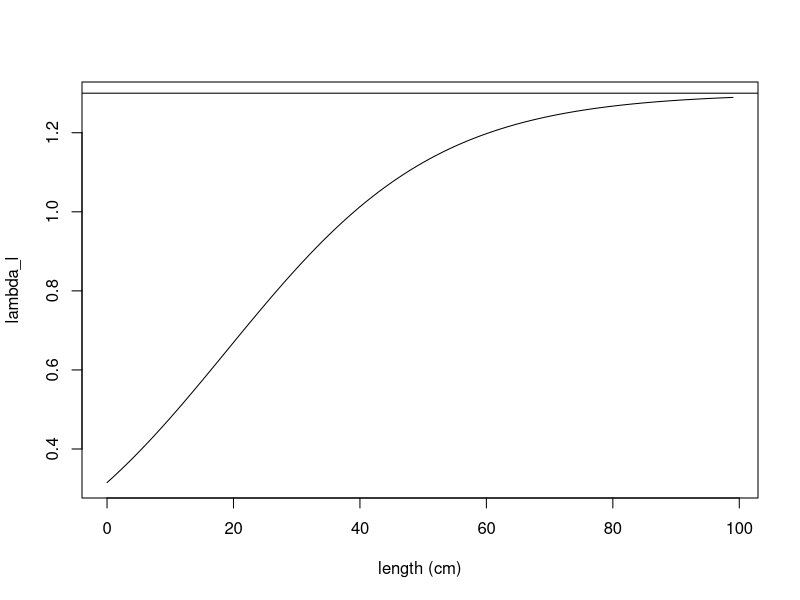
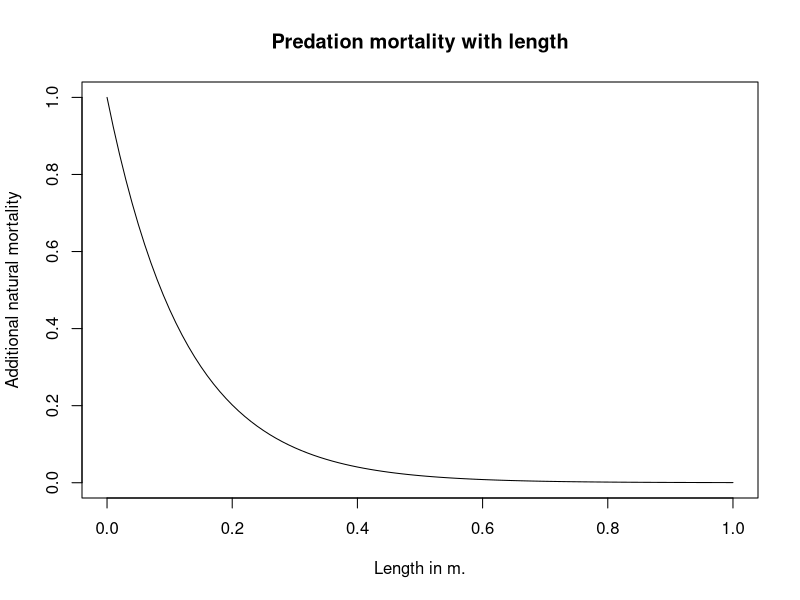
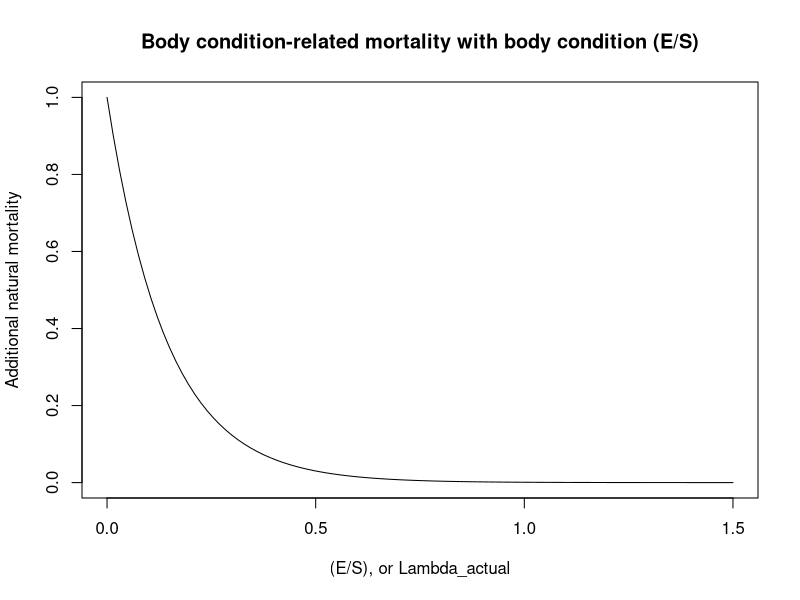
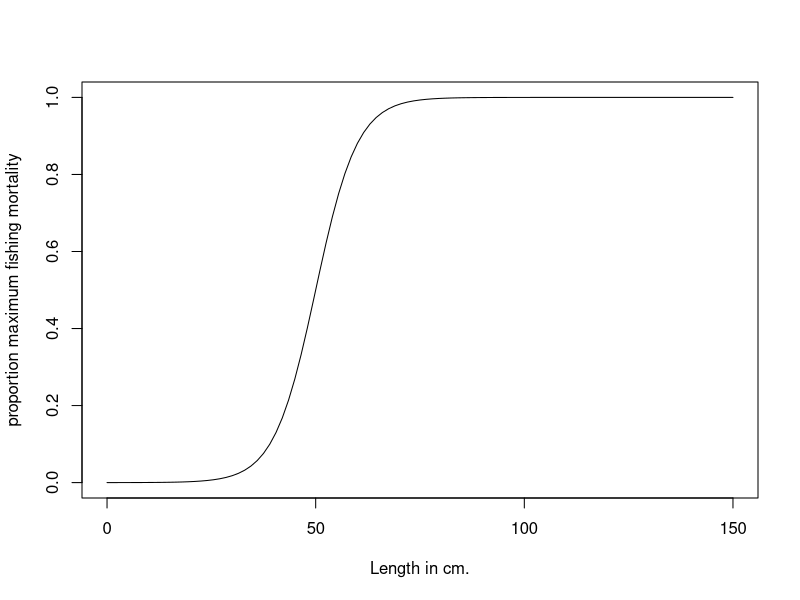

Generate these figures, in order, with R: (Note: a time limit stopped this script after it produced the figures.)
## ---- chunk 1
knitr::opts_chunk$set(echo = TRUE)
## ---- chunk 2
ratios <- vector(mode="numeric", length=25)
r =6
# In meters
a_bar = 0.2
lambda_min=0

lambda_max=1.3

for (i in 1:100) {
  ratios[i] <- lambda_min + (lambda_max-lambda_min)*(exp(r*((i/100)-a_bar)))/(1+exp(r*((i/100)-a_bar)))
}
plot(0:(length(ratios)-1), ratios, xlab="length (cm)", ylab="lambda_l", type="l")
abline(h=1.3)
## ---- chunk 3
curve(exp(-8*x), from =0, to=1, xlab="Length in m.", ylab="Additional natural mortality", main="Predation mortality with length")
curve(exp(-7*x), from =0, to=1.5, xlab="(E/S), or Lambda_actual", ylab="Additional natural mortality", main="Body condition-related mortality with body condition (E/S)")
## ---- chunk 4
curve(1/(1+exp(-0.2*(x - 50))), from =0, to=150, xlab="Length in cm.", ylab="proportion maximum fishing mortality")
## ---- chunk 5
genotype1r = 6
genotype2r = 8
genotype1w = 0.674
genotype2w = 0.674

# Set longevity of the fish species, runtime of the model, and number of distinct genotypes
longevity_days = 9125
# set runtime to any arbitrary desired value, in units of days
runtime_days = 150*365
genotypes = 2
# Setting the length of the timestep in days
timescale= 91.25
# Setting run time and longevity to units of time steps
runtime = round(runtime_days/timescale)
longevity = round(longevity_days/timescale)

# How long to run model for convergence before addition of genetic diversity
# in units of days
add_genotypes = 33440

initialize_pop_matrices <- function(longevity, runtime, genotype) {
  # Initialize matrix of columns (years) and rows (age classes)
  # Multiplied by 3 because we'll be storing cohorts' reproductive biomass and lengths 
  age_dist=matrix(0L, nrow=longevity*3, ncol=runtime+1)
  # Add (arbitrarily) 10000 individuals to age=10 to start with
  age_dist[round(3650/timescale), 1] = 10000
  return(age_dist)
}

# Generate a matrix for each genotype
for (g in 1:genotypes) {
  assign(paste("age_dist_",g,sep=""),initialize_pop_matrices(longevity, runtime, g),envir = .GlobalEnv)
}

# Set parameters
# Need to add density dependence
# The steepness of the increase in the ratio lambda (reversible over structural mass)
r = 6
# The length at which the increasing function of lambda reaches its inflection point
l_bar = 0.2
# Scaling parameter for obtaining structural mass from standard length
c_1 = 5787
# Multiplier for obtaining overall yearly energy intake as a function of structural mass
p_0 = 0.1*timescale
# Exponent for obtaining overall yearly energy intake as a function of structural mass
p_1 = 2/3
# Maximum ratio lambda (reversible over structural mass) a fish can attain over its life
lambda_max = 1.3
# Minimum ratio lambda a fish can attain over its life
lambda_min = 0
# Multiplier for obtaining cost of maintenance of structural mass
c_S = 0.003*timescale
# Multiplier for obtaining cost of maintenance of reversible mass
c_E = 0.0003*timescale
# Efficiency with which energy is converted into reversible mass
e_E = 0.9
# Efficiency with which energy is converted to structural mass
e_S = (1/3)
# Multiplier and exponent for the cost of reproduction (in grams)
r_0 = 6
r_1 = 0.6
# Effectively, reproductive investment (fraction of reversible mass devoted to reproduction)
w= 0.674
# Instantaneous base mortality rate
m = log(0.9995^timescale)*(-1)
# Instantaneous fishing mortality
Fishing = 0
# Ricker
alpha = 8.44e-09
b = 4.43e-15
# Parameter setting size-selection ogive steepness
q_f = 0.2
# Minimum catch size for the species (in meters)
mincatchsize = 0.5
# Total population biomass
b_t=0
# Increased natural mortality rate at E/S = 0 or S = 0 
m_max=log(0.994^timescale)*(-1)
# Egg packing constant
packing = 4.45e6
# Parameter for exponential decline in condition-dependent mortality with improved body condition
z_c=7
# Parameter for exponential decline in predation mortality with increased body length
z_p=8
# Resource density
RD = 300000000
# Consumption with resource density half-saturation constant
K_RD = 1000000
# Variability in resource
sd_RD = 0
# How much energy intake is affected by changes in resources (1=no change)
resource = 1

# GROWTH FUNCTIONS

# For obtaining structural mass
structural_mass <- function(l) {
  return(c_1*(l)^3)
}

# Calculate the instrinsic length-dependent E/S ratio that the fish is trying to attain
intrinsic_lambda <- function(l, l_bar, r, lambda_min, lambda_max) {
  return(lambda_min + (lambda_max-lambda_min)*(exp(r*(l-l_bar)))/(1+exp(r*(l-l_bar))))
}

# Energy intake for the fish per year, dependent on fish structural biomass
size_dependent_energy_intake <- function(S, p_0, p_1) {
  return(resource*p_0*(S)^(p_1))
}

# Calculate the cost of the year of maintaining current structural and reversible biomass
maintenance_cost <- function(S, E, c_S, c_E) {
  return(c_S*S + c_E*E)
}

# Function for calculating a new, reduced level of reversible biomass, if net energy intake is negative
negative_p_net <- function(E, p_net, e_E) {
  if (p_net < 0) {
    return(E + (p_net/e_E))}
}

# Calculate the amount of energy needed to raise the R/S ratio to the length-dependent maximum
p_E_raising_lambda <- function(lambda_a, S, E) {
  return((lambda_a*S - E))
}

# Calculating proportion of any remaining energy to be converted to structural mass, to maintain R/S
remaining_energy_allocation <- function(e_S, e_E, lambda_a) {
  return((lambda_a*e_S)/(lambda_a*e_S + e_E))
}

# Obtain R and S for a cohort prior to its reproduction (or failure to reproduce) that year
get_pre_reproductive_size <- function(E_past, l_past, a) {
  S_past = structural_mass(l_past)
  lambda_a = intrinsic_lambda(l_past, l_bar, r, lambda_min, lambda_max)
  p_net = size_dependent_energy_intake(S_past, p_0, p_1) - maintenance_cost(S_past, E_past, c_S, c_E)
  if (p_net < 0) {
    E <- max(0,negative_p_net(E, p_net, e_E))
  }
  if (p_net >= 0 & lambda_a > (E_past/S_past)) {
    # Gives amount of grams needed to raise E/S to lambda_l - not taking efficiency into account yet
    p_E = p_E_raising_lambda(lambda_a, S_past, E_past)
    if ((p_E/e_E - p_net) >=0) {
      E_past = p_net*e_E + E_past
      p_net = 0
    }
    if ((p_E/e_E - p_net) <0) {
      E_past = p_E + E_past
      p_net = p_net - p_E/e_E
    }
  }
  if (p_net >= 0) {
    E = E_past + remaining_energy_allocation(e_S, e_E, lambda_a)*e_E*p_net
    S = S_past + (1-remaining_energy_allocation(e_S, e_E, lambda_a))*e_S*p_net
  }
  l = (S/c_1)^(1/3)
  output <- c(E,l)
  return(output)
}

# REPRODUCTION FUNCTIONS

# Calculate spawning stock biomass
fecundity <- function(ages, t, age_dist, g) {
  # Parameterizing genotypes
  if (t >= round(add_genotypes/timescale)) {
    w=0.674
    # Genotype parameterization
    if (g==1) {
      w=genotype1w
    }
    if (g==2) {
      w=genotype2w
    }
  }
  fecundity = 0
  for (a in ages) {
    if ((w*age_dist[a+(longevity),t]-(r_0*structural_mass(age_dist[a+(2*longevity),t]))^(r_1))>0) {
      fecundity = fecundity + (w*age_dist[a+(longevity),t]-(r_0*structural_mass(age_dist[a+(2*longevity),t]))^(r_1))*age_dist[a,t]
      age_dist[a+(longevity),t] = age_dist[a+(longevity),t] - w*age_dist[a+(longevity),t]
    }
  }
  # Convert from g. to kg.
  fecundity = fecundity/1000
  # Convert from kg. to fecundity
  fecundity = fecundity*(packing)
  assign(paste("age_dist_",g,sep=""),age_dist, envir = .GlobalEnv) 
  return(fecundity)
}

# Calculate total population biomass
biomass_t <- function(ages, t) {
  for (a in ages) {
    b_t = b_t + age_dist[a, t-1]*(structural_mass(age_dist[a+(2*longevity),t-1]))
  }
  return(b_t)
}

# Density dependent recruitment for this year
recruitment <- function(age, ages, t) {
  egg_production_total = 0
  for (g in 1:genotypes) {
    egg_production_total = egg_production_total + fecundity(ages, t, get(paste("age_dist_",g,sep="")),g)
  }
  relative_recruitment = vector(mode="numeric", length=genotypes)
  for (g in 1:genotypes) {
    relative_recruitment[g] = fecundity(ages, t, get(paste("age_dist_",g,sep="")),g)/egg_production_total
  }
  if (age==0) {
    N_0 = alpha * egg_production_total * exp(-b*egg_production_total)
    # Converting from thousands recruits to recruits, dividing by 2 because Ricker makes both male and female fish
    N_0 = N_0 * 1000
    N_0 = N_0/2
  }
  for (g in 1:genotypes) {
    age_dist = get(paste("age_dist_",g,sep=""))
    age_dist[1,t] = N_0*relative_recruitment[g]
    assign(paste("age_dist_",g,sep=""),age_dist, envir = .GlobalEnv) 
  }
}

# Add new recruits, and change the reproducing cohorts' amount of reversible mass
reproduce <- function(ages, t) {
  if (t>1) {
    recruitment(0, ages, t)
  }
}

# MORTALITY FUNCTIONS

# Fishing mortality is size selective
selective_mortality <- function(length) {
  1 / (1 + exp(-q_f*(length - mincatchsize)*100))
}

# Mortality drops as E/S increases, as S increases
mortality <- function(age) {
  lambda <- ((age_dist[age+(longevity),t]))/structural_mass(age_dist[age+(2*longevity),t])
  length = age_dist[age+(2*longevity),t]
  if (age < longevity) {
    N_t = age_dist[age-1,t-1]*exp( -m + -Fishing*selective_mortality(length) - m_max*exp(-z_c*lambda) - (m_max-m)*exp(-z_p*length) )
  }
  if (age == longevity) {
    N_t = age_dist[age-1,t-1]*exp( -m + -Fishing*selective_mortality(length) - m_max*exp(-z_c*lambda) - (m_max-m)*exp(-z_p*length))
    N_t = age_dist[age,t-1]*exp( -m + -Fishing*selective_mortality(length) - m_max*exp(-z_c*lambda) - (m_max-m)*exp(-z_p*length))
  }
  return(N_t)
}

# Calculate lengths (and reversible masses) at each age for the model with no density dependence
lengths_at_t1 <- function(genotypes) {
  t=1
  for (g in 1:genotypes) {
    age_dist = get(paste("age_dist_",g,sep=""))
    age_dist[1+(longevity), 1] = 0.3066
    age_dist[1+2*(longevity), 1] = 0.0493
    for (i in 2:longevity) {
      new_E_l = get_pre_reproductive_size(age_dist[i-1+(longevity), 1],age_dist[i-1+2*(longevity), 1], i-1)
      age_dist[i+(longevity), 1] = new_E_l[1]
      age_dist[i+(2*longevity), 1] = new_E_l[2]
      if ((w*age_dist[i+(longevity),t]-(r_0*structural_mass(age_dist[i+(2*longevity),t]))^(r_1))>0)
      {
       age_dist[i+(longevity),t] = age_dist[i+(longevity),t] - w*age_dist[i+(longevity),t]*(timescale/365) 
      }
    }
    assign(paste("age_dist_",g,sep=""),age_dist, envir = .GlobalEnv) 
  }
}  

# Initialize lengths and reversible masses for ages
lengths_at_t1(genotypes)

# Run the model
for (t in 2:runtime) {
  resource = max(rnorm(1,1,sd=sd_RD),0)*(RD/(K_RD+RD))
  b_t=0
  if (t == round(add_genotypes/timescale)) {
    Fishing = log(exp(-0)^(1/(365/timescale)))*(-1)
    sd_RD = 0
  }
  for (genotype in 1:genotypes) {
    age_dist = get(paste("age_dist_",genotype,sep=""))
    b_t = biomass_t(1:longevity, t)
    assign(paste("age_dist_",genotype,sep=""),age_dist, envir = .GlobalEnv) 
  }
  for (genotype in 1:genotypes) {
    
    # Parameterizing genotypes
    if (t >= round(add_genotypes/timescale)) {
      r=6
      # Genotype parameterization
      if (genotype==1) {
        # a_bar = 36.5
        r=genotype1r
      }
      if (genotype==2) {
        # a_bar = 365*2
        r=genotype2r
      }
    }
  
    age_dist = get(paste("age_dist_",genotype,sep=""))
    age_dist[1+(longevity), t] =  0.3066
    age_dist[1+2*(longevity), t] = 0.0493
    for (age in 2:longevity) {
      new_E_l = get_pre_reproductive_size(age_dist[age-1+(longevity), t-1],age_dist[age-1+2*(longevity), 1], age-1)
      age_dist[age+(longevity), t] = new_E_l[1]
      age_dist[age+(2*longevity), t] = new_E_l[2]
    
    # Mortality
    for (age in 2:longevity) {
      age_dist[age, t] <- mortality(age)
    }
    }
    assign(paste("age_dist_",genotype,sep=""),age_dist, envir = .GlobalEnv) 
  }
  if ((t%%round(365/timescale) == 0)) {
   reproduce(1:longevity, t) 
  }
}

## ---- chunk 6
### Analysis code

approach <- vector(mode="numeric", length=runtime)
for (i in 1:runtime) {
  for (j in 1:genotypes) {
    approach[i] <- approach[i]+ sum(get(paste("age_dist_", j, sep=""))[1:longevity,i])
  } 
}
# Plot population dynamics
plot(approach[seq(round(add_genotypes/timescale),length(approach), by=4)],lty=1, pch=19, type="l", ylab="Abundance",xlab="Time (units of 3 month intervals)", ylim=c(0,max(approach)), main= "No harvesting, constant resource")
approach <- vector(mode="numeric", length=runtime)
for (i in 1:runtime) {
  approach[i] <- sum(age_dist_1[1:longevity,i])
}
lines(approach[seq(round(add_genotypes/timescale),length(approach), by=4)], lty=2, pch=19, type="l")
cols <- c(3,4,5,6)
for (j in 2:genotypes) {
  approach <- vector(mode="numeric", length=runtime)
  for (i in 1:runtime) {
    approach[i] <- sum(get(paste("age_dist_",j, sep=""))[1:longevity,i])
  }
  lines(approach[seq(round(add_genotypes/timescale),length(approach), by=4)], lty=cols[j-1], pch=19)
}
legend("topright",legend=c("all", "large maturer","small maturer"), lty=1:3)
## ---- chunk 7
# Run the model
for (t in (round(add_genotypes/timescale)):runtime) {
  resource = max(rnorm(1,1,sd=sd_RD),0)*(RD/(K_RD+RD))
  b_t=0
  if (t == round(add_genotypes/timescale)) {
    Fishing = log(exp(-0.2)^(1/(365/timescale)))*(-1)
    sd_RD = 0
  }
  for (genotype in 1:genotypes) {
    age_dist = get(paste("age_dist_",genotype,sep=""))
    b_t = biomass_t(1:longevity, t)
    assign(paste("age_dist_",genotype,sep=""),age_dist, envir = .GlobalEnv) 
  }
  for (genotype in 1:genotypes) {
    
    # Parameterizing genotypes
    if (t >= round(add_genotypes/timescale)) {
      r=6
      # Genotype parameterization
      if (genotype==1) {
        # a_bar = 36.5
        r=genotype1r
      }
      if (genotype==2) {
        # a_bar = 365*2
        r=genotype2r
      }
    }
  
    age_dist = get(paste("age_dist_",genotype,sep=""))
    age_dist[1+(longevity), t] =  0.3066
    age_dist[1+2*(longevity), t] = 0.0493
    for (age in 2:longevity) {
      new_E_l = get_pre_reproductive_size(age_dist[age-1+(longevity), t-1],age_dist[age-1+2*(longevity), 1], age-1)
      age_dist[age+(longevity), t] = new_E_l[1]
      age_dist[age+(2*longevity), t] = new_E_l[2]
    
    # Mortality
    for (age in 2:longevity) {
      age_dist[age, t] <- mortality(age)
    }
    }
    assign(paste("age_dist_",genotype,sep=""),age_dist, envir = .GlobalEnv) 
  }
  if ((t%%round(365/timescale) == 0)) {
   reproduce(1:longevity, t) 
  }
}

### Analysis code

approach <- vector(mode="numeric", length=runtime)
for (i in 1:runtime) {
  for (j in 1:genotypes) {
    approach[i] <- approach[i]+ sum(get(paste("age_dist_", j, sep=""))[1:longevity,i])
  } 
}
# Plot population dynamics
plot(approach[seq(round(add_genotypes/timescale),length(approach), by=4)],lty=1, pch=19, type="l", ylab="Abundance",xlab="Time (units of 3 month intervals)", ylim=c(0,max(approach)), main= "Harvesting, constant resource")
approach <- vector(mode="numeric", length=runtime)
for (i in 1:runtime) {
  approach[i] <- sum(age_dist_1[1:longevity,i])
}
lines(approach[seq(round(add_genotypes/timescale),length(approach), by=4)], lty=2, pch=19, type="l")
cols <- c(3,4,5,6)
for (j in 2:genotypes) {
  approach <- vector(mode="numeric", length=runtime)
  for (i in 1:runtime) {
    approach[i] <- sum(get(paste("age_dist_",j, sep=""))[1:longevity,i])
  }
  lines(approach[seq(round(add_genotypes/timescale),length(approach), by=4)], lty=cols[j-1], pch=19)
}
legend("topright",legend=c("all", "large maturer","small maturer"), lty=1:3)
## ---- chunk 8
# Run the model
for (t in (round(add_genotypes/timescale)):runtime) {
  resource = max(rnorm(1,1,sd=sd_RD),0)*(RD/(K_RD+RD))
  b_t=0
  if (t == round(add_genotypes/timescale)) {
    Fishing = log(exp(-0)^(1/(365/timescale)))*(-1)
    sd_RD = 0.05
  }
  for (genotype in 1:genotypes) {
    age_dist = get(paste("age_dist_",genotype,sep=""))
    b_t = biomass_t(1:longevity, t)
    assign(paste("age_dist_",genotype,sep=""),age_dist, envir = .GlobalEnv) 
  }
  for (genotype in 1:genotypes) {
    
    # Parameterizing genotypes
    if (t >= round(add_genotypes/timescale)) {
      r=6
      # Genotype parameterization
      if (genotype==1) {
        # a_bar = 36.5
        r=genotype1r
      }
      if (genotype==2) {
        # a_bar = 365*2
        r=genotype2r
      }
    }
  
    age_dist = get(paste("age_dist_",genotype,sep=""))
    age_dist[1+(longevity), t] =  0.3066
    age_dist[1+2*(longevity), t] = 0.0493
    for (age in 2:longevity) {
      new_E_l = get_pre_reproductive_size(age_dist[age-1+(longevity), t-1],age_dist[age-1+2*(longevity), 1], age-1)
      age_dist[age+(longevity), t] = new_E_l[1]
      age_dist[age+(2*longevity), t] = new_E_l[2]
    
    # Mortality
    for (age in 2:longevity) {
      age_dist[age, t] <- mortality(age)
    }
    }
    assign(paste("age_dist_",genotype,sep=""),age_dist, envir = .GlobalEnv) 
  }
  if ((t%%round(365/timescale) == 0)) {
   reproduce(1:longevity, t) 
  }
}

### Analysis code

approach <- vector(mode="numeric", length=runtime)
for (i in 1:runtime) {
  for (j in 1:genotypes) {
    approach[i] <- approach[i]+ sum(get(paste("age_dist_", j, sep=""))[1:longevity,i])
  } 
}
# Plot population dynamics
plot(approach[seq(round(add_genotypes/timescale),length(approach), by=4)],lty=1, pch=19, type="l", ylab="Abundance",xlab="Time (units of 3 month intervals)", ylim=c(0,max(approach)), main= "No harvesting, variable resource")
approach <- vector(mode="numeric", length=runtime)
for (i in 1:runtime) {
  approach[i] <- sum(age_dist_1[1:longevity,i])
}
lines(approach[seq(round(add_genotypes/timescale),length(approach), by=4)], lty=2, pch=19, type="l")
cols <- c(3,4,5,6)
for (j in 2:genotypes) {
  approach <- vector(mode="numeric", length=runtime)
  for (i in 1:runtime) {
    approach[i] <- sum(get(paste("age_dist_",j, sep=""))[1:longevity,i])
  }
  lines(approach[seq(round(add_genotypes/timescale),length(approach), by=4)], lty=cols[j-1], pch=19)
}
legend("topright",legend=c("all", "large maturer","small maturer"), lty=1:3)
## ---- chunk 9
# Run the model
for (t in (round(add_genotypes/timescale)-10):runtime) {
  resource = max(rnorm(1,1,sd=sd_RD),0)*(RD/(K_RD+RD))
  b_t=0
  if (t == round(add_genotypes/timescale)) {
    Fishing = log(exp(-0.2)^(1/(365/timescale)))*(-1)
    sd_RD = 0.05
  }
  for (genotype in 1:genotypes) {
    age_dist = get(paste("age_dist_",genotype,sep=""))
    b_t = biomass_t(1:longevity, t)
    assign(paste("age_dist_",genotype,sep=""),age_dist, envir = .GlobalEnv) 
  }
  for (genotype in 1:genotypes) {
    
    # Parameterizing genotypes
    if (t >= round(add_genotypes/timescale)) {
      r=6
      # Genotype parameterization
      if (genotype==1) {
        # a_bar = 36.5
        r=genotype1r
      }
      if (genotype==2) {
        # a_bar = 365*2
        r=genotype2r
      }
    }
  
    age_dist = get(paste("age_dist_",genotype,sep=""))
    age_dist[1+(longevity), t] =  0.3066
    age_dist[1+2*(longevity), t] = 0.0493
    for (age in 2:longevity) {
      new_E_l = get_pre_reproductive_size(age_dist[age-1+(longevity), t-1],age_dist[age-1+2*(longevity), 1], age-1)
      age_dist[age+(longevity), t] = new_E_l[1]
      age_dist[age+(2*longevity), t] = new_E_l[2]
    
    # Mortality
    for (age in 2:longevity) {
      age_dist[age, t] <- mortality(age)
    }
    }
    assign(paste("age_dist_",genotype,sep=""),age_dist, envir = .GlobalEnv) 
  }
  if ((t%%round(365/timescale) == 0)) {
   reproduce(1:longevity, t) 
  }
}

### Analysis code

approach <- vector(mode="numeric", length=runtime)
for (i in 1:runtime) {
  for (j in 1:genotypes) {
    approach[i] <- approach[i]+ sum(get(paste("age_dist_", j, sep=""))[1:longevity,i])
  } 
}
# Plot population dynamics
plot(approach[seq(round(add_genotypes/timescale),length(approach), by=4)],lty=1, pch=19, type="l", ylab="Abundance",xlab="Time (units of 3 month intervals)", ylim=c(0,max(approach)), main= "Harvesting, variable resource")
approach <- vector(mode="numeric", length=runtime)
for (i in 1:runtime) {
  approach[i] <- sum(age_dist_1[1:longevity,i])
}
lines(approach[seq(round(add_genotypes/timescale),length(approach), by=4)], lty=2, pch=19, type="l")
cols <- c(3,4,5,6)
for (j in 2:genotypes) {
  approach <- vector(mode="numeric", length=runtime)
  for (i in 1:runtime) {
    approach[i] <- sum(get(paste("age_dist_",j, sep=""))[1:longevity,i])
  }
  lines(approach[seq(round(add_genotypes/timescale),length(approach), by=4)], lty=cols[j-1], pch=19)
}
legend("topright",legend=c("all", "large maturer","small maturer"), lty=1:3)
## ---- chunk 10
i_0 = 367
repro_vec = vector(length=longevity, mode="numeric")
survivor_vec = vector(length=longevity, mode="numeric")
w = genotype1w
r = genotype1r
age_dist <- age_dist_1
survivor_vec[1]<-age_dist[1,i_0+1]
repro_vec[1] <- 0
for (i in 2:longevity) {
  repro_vec[i] <- max(0, (w*age_dist[i+(longevity),i_0+i] - (r_0*structural_mass(age_dist[i+(2*longevity),i_0+i]))^(r_1)))
  survivor_vec[i] <- age_dist[i,i_0+i]/(survivor_vec[1])
}
survivor_vec_1 <- survivor_vec
repro_vec_1 <- repro_vec

i_0 = 367
repro_vec = vector(length=100, mode="numeric")
survivor_vec = vector(length=100, mode="numeric")
w = genotype2w
r = genotype2r
age_dist <- age_dist_2
survivor_vec[1]<-age_dist[1,i_0+1]
repro_vec[1] <- 0
for (i in 2:longevity) {
 repro_vec[i] <- max(0, (w*age_dist[i+(longevity),i_0+i] - (r_0*structural_mass(age_dist[i+(2*longevity),i_0+i]))^(r_1)))
 survivor_vec[i] <- age_dist[i,i_0+i]/(survivor_vec[1])
}
plot((survivor_vec[2:length(survivor_vec)])-(survivor_vec_1[2:length(survivor_vec_1)]), ylab="Survivorship of genotype 2 - genotype 1", main="Survivorship advantage/disadvantage of\ngenotype 2 over 1", xlab="Age")
plot(repro_vec-repro_vec_1, ylab="Reproduction of genotype 2 - genotype 1", main="Reproduction advantage/disadvantage of\ngenotype 2 over 1", xlab="Age")
